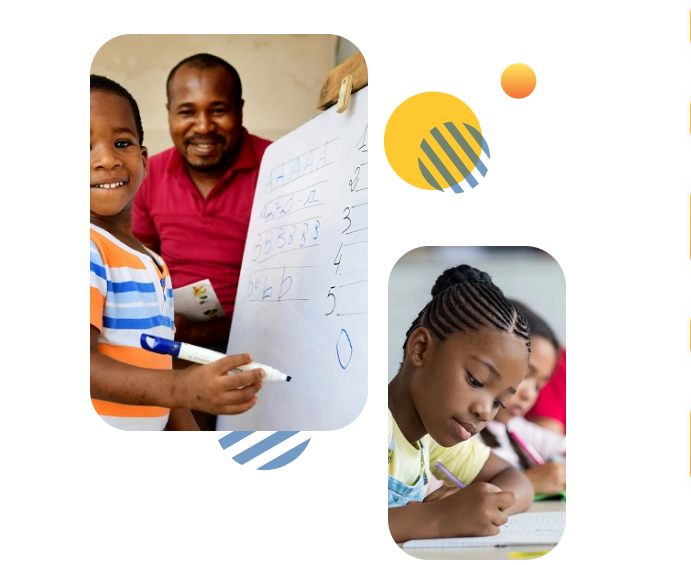
#> input picture _img/img-b.png, 691 x 565 px
$ python sample3.py
#> lines starting #> are read from the running program, lines starting #| are printed output that depends on the picture; after the words box and inside, x2 and y2 are one past the last pixel; in counts of white or black regions, pixels touching at a corner belong together
import numpy as np
import cv2
import matplotlib.pyplot as plt

img = cv2.imread("../_img/img-b.png", 1)
#> img is the input picture: shape (565, 691, 3); mean B, G, R 197.7, 203.1, 216.4

#Accessing and manipulating any pixel’s value
#The code changes the color value of the first 100X100 pixels to black.
for i in range(100):
    for j in range(100):
        img[i,j]=[0,0,0]
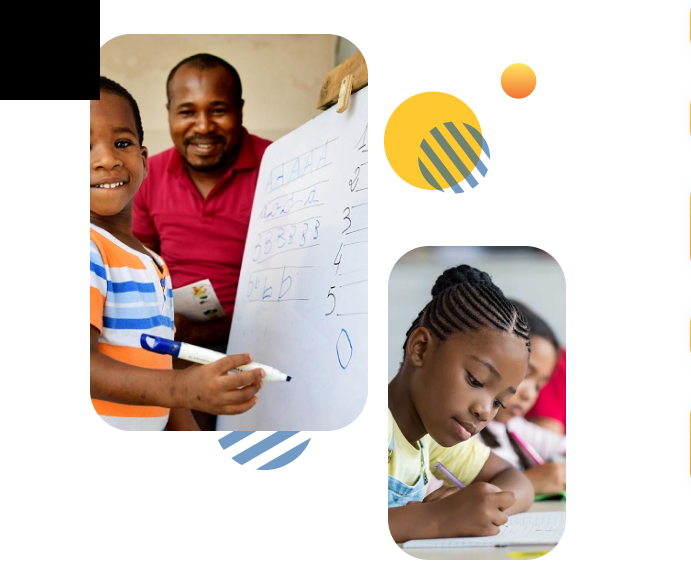
#> img: shape (565, 691, 3); 2.56% of pixels changed, all inside (x1, y1, x2, y2) = (0, 0, 100, 100)

cv2.imshow('image',img)
cv2.waitKey(0)
cv2.destroyAllWindows()
